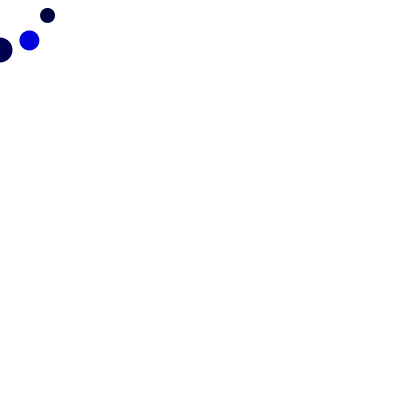
Frame 1 (no input)
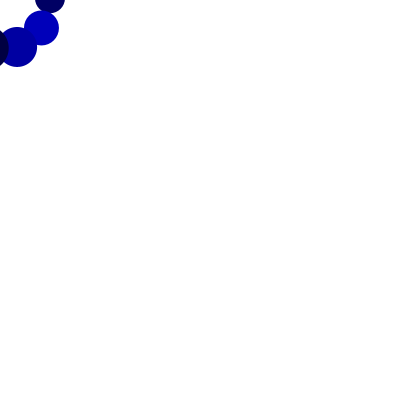
Frame 60 (the mouse pressed at the canvas centre just before this capture)
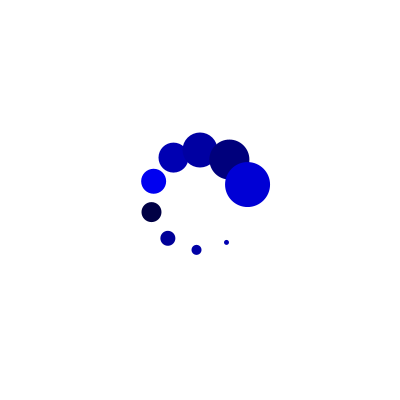
Frame 120 (the mouse held since frame 60 and released just before this capture)

The Processing sketch that drew these frames (run headless with seeded random() and noise(); from frame 60 on, the mouse is pressed at the canvas centre):

// Processing sketch: processing_64387
// ── processing_64387.pde


ArrayList circles;

void setup() {
  size(400, 400);
  noStroke();
  circles = new ArrayList();
  for (int i=0; i<10; i++) {
    circles.add(new Circle(0f, 0f, 5*i, 36*i));
  }
}

void draw() {
  background(255);
  for (int i=0; i<circles.size(); i++) {
    Circle c = (Circle)circles.get(i);
    c.move();
    c.display();
  }
}

class Circle {
  float x, y, w, angle;
  float r = 50;
  Circle(float x, float y, float w, float angle) {
    this.x = x + r * sin(radians(angle));
    this.y = y - r * cos(radians(angle));
    this.w = w;
    this.angle = angle;
  }

  void move() {
    if (angle > 360) {
      angle = 0;
    }
    x = mouseX + r * sin(radians(angle));
    y = mouseY - r * cos(radians(angle));
    angle += 4;
  }

  void display() {
    fill(0, 0, random(255));
    ellipse(x, y, w, w);
  }
}
